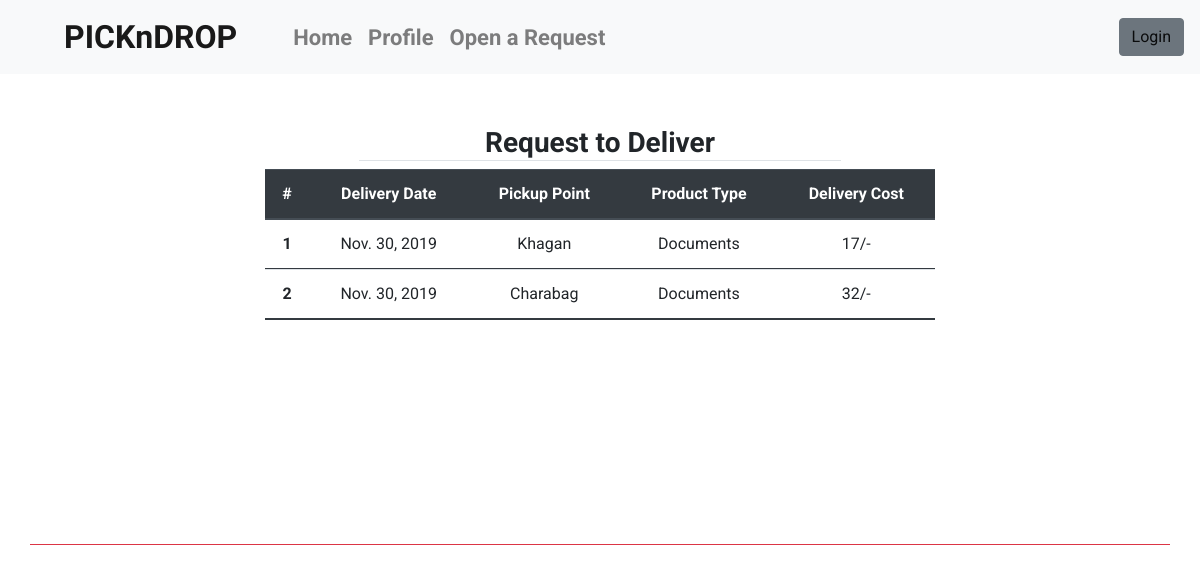
Before: / with the older database file.
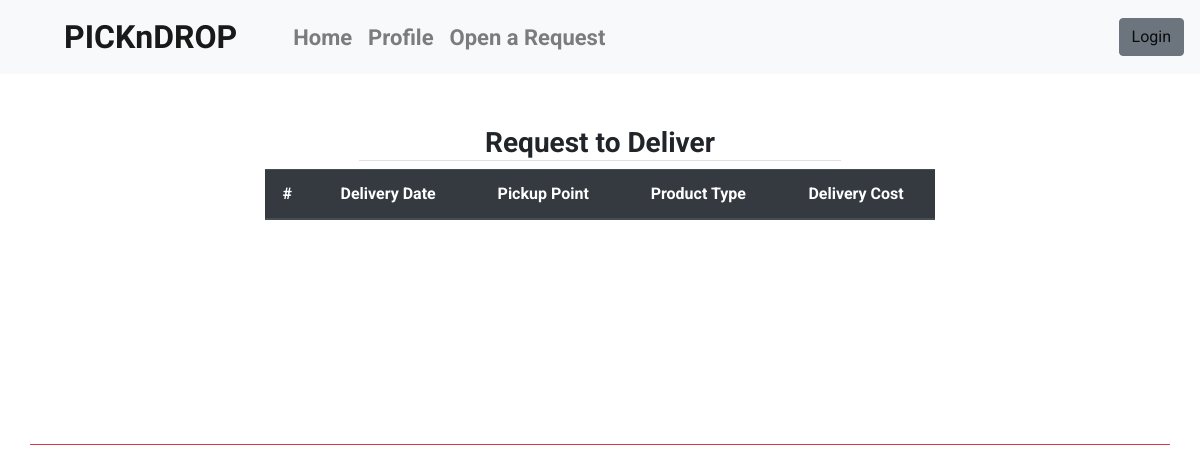
After: the same page with the newer database file.
### ordertrack/models.py (models this page shows, shortened)
class PostOrderRequest(models.Model):
    author = models.ForeignKey(ProfileEdit, on_delete=models.CASCADE)
    pickupPointType = models.CharField(max_length=50, choices=c.CHOICES_PickupPointType)
    pickupPoint = models.CharField(max_length=105, choices=c.CHOICES_PickupPoint)
    pickupPointDescription = models.CharField(max_length=2055)
    deliveryPoint = models.CharField(max_length=255, choices=c.CHOICES_HallName)
    parcelType = models.CharField(max_length=255, choices=c.CHOICES_ParcelType)
    parcelDescription = models.CharField(max_length=2055)
    weight = models.DecimalField(decimal_places=2, max_digits=4)
    deliveryDate = models.DateField(help_text="Format: '%Y-%m-%d' i.e. 2006-10-25")
    postDate = models.DateTimeField()
    accepted = models.BooleanField(default=False)
    deliveryCost = models.IntegerField(null=True)

### homeonly/views.py (the view, shortened to what this page needs)
# urls.py: path('', hv.home_views, name='home'),
def home_views(request):
    queryset = PostOrderRequest.objects.filter(
        deliveryDate__range=[datetime.now(), '2080-12-31'], accepted=False).order_by('deliveryDate')
    context = {
        'queryset': queryset
    }
    return render(request, 'homeview.html', context)

### homeonly/templates/homeview.html
{% extends 'base.html' %}
{% load static %}
{% load crispy_forms_tags %}
{% block core %}
    <div class="row justify-content-center">
        <div class="col-10 col-md-5" style="padding-top: 30px; font-weight: bold">
            <h3 class="border-bottom text-center">Request to Deliver</h3>
        </div>
    </div>
    <div class="container-fluid">
        <div class="row justify-content-center">
            <div class="col col-md-7">
               <table class="table table-condensed" style="border-collapse:collapse;">
                    <thead class="thead-dark">
                        <tr class="text-center ">
                            <th scope="col">#</th>
                            <th scope="col">Delivery Date</th>
                            <th scope="col">Pickup Point</th>
                            <th scope="col">Product Type</th>
                            <th scope="col">Delivery Cost</th>
                        </tr>
                    </thead>
                    <tbody>
                        {% for obj in queryset %}
                         <tr data-toggle="collapse" data-target="#demo{{ forloop.counter }}" class=" accordion-toggle text-center">
                                <th scope="row">{{ forloop.counter }}</th>
                                <td id>{{ obj.deliveryDate }}</td>
                                 <td>{{ obj.pickupPoint }}</td>
                                 <td>{{ obj.parcelType }}</td>
                                <td>{{ obj.deliveryCost }}/-</td>
                         </tr>
                            <tr>
                                <td colspan="6" class="hiddenRow"><div class="accordian-body collapse" id="demo{{ forloop.counter }}"> {% include 'order_details.html' %} </div>  </td>
                            </tr>
                        {% endfor %}
                    </tbody>
                </table>
            </div>
        </div>
    </div>
    <div class="container mt-5 mb-5 border-bottom border-danger" style="padding-top: 10em;"></div>
{% endblock %}

Changed rows visible on the page:
no longer on this page (row edited): PostOrderRequest: deliveryDate "Nov. 30, 2019", pickupPoint "Khagan", parcelType "Documents", deliveryCost "17"
no longer on this page (row edited): PostOrderRequest: deliveryDate "Nov. 30, 2019", pickupPoint "Charabag", parcelType "Documents", deliveryCost "32"
